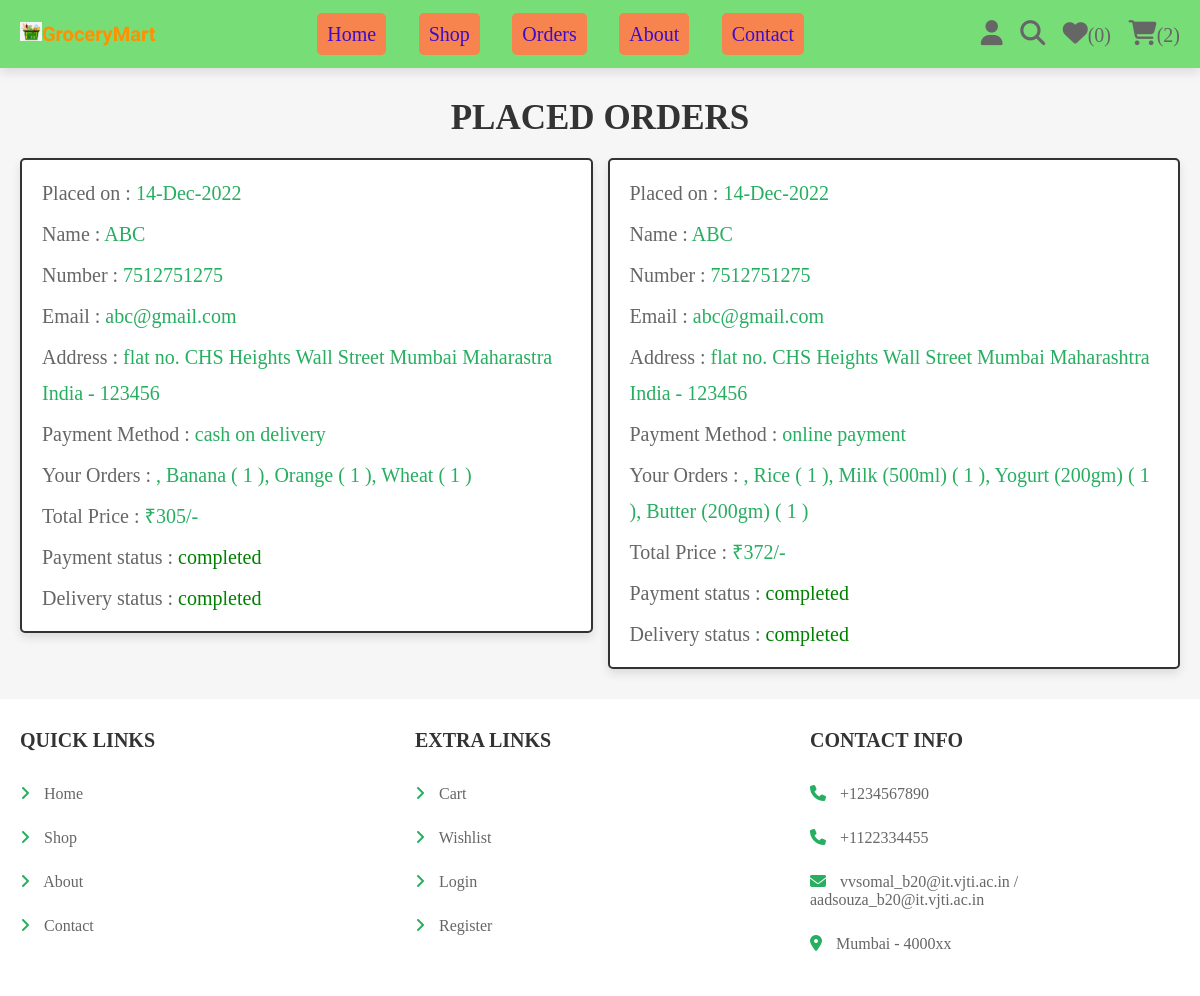
/orders.php (signed in), run on the app's committed database.
### tables this page shows
CREATE TABLE `orders` (
  `id` int(100) NOT NULL,
  `user_id` int(100) NOT NULL,
  `name` varchar(100) NOT NULL,
  `number` varchar(12) NOT NULL,
  `email` varchar(100) NOT NULL,
  `method` varchar(50) NOT NULL,
  `address` varchar(500) NOT NULL,
  `total_products` varchar(1000) NOT NULL,
  `total_price` int(100) NOT NULL,
  `placed_on` varchar(50) NOT NULL,
  `payment_status` varchar(20) NOT NULL DEFAULT 'pending',
  `delivery_status` varchar(20) NOT NULL DEFAULT 'pending'
);

### orders.php (the view, shortened to what this page needs)
<?php
@include 'config.php';
$user_id = $_SESSION['user_id'];
?>
<!DOCTYPE html>
<html lang="en">
<head>
   <link rel="stylesheet" href="https://cdnjs.cloudflare.com/ajax/libs/font-awesome/6.1.1/css/all.min.css">
   <link rel="stylesheet" href="css/style.css">
</head>
<body>
<?php include 'header.php'; ?>
<section class="placed-orders">
   <h1 class="title">Placed orders</h1>
   <div class="box-container">
   <?php
      $select_orders = $conn->prepare("SELECT * FROM `orders` WHERE user_id = ?");
      $select_orders->execute([$user_id]);
      if($select_orders->rowCount() > 0){
         while($fetch_orders = $select_orders->fetch(PDO::FETCH_ASSOC)){
   ?>
   <div class="box">
      <p> Placed on : <span><?= $fetch_orders['placed_on']; ?></span> </p>
      <p> Name : <span><?= $fetch_orders['name']; ?></span> </p>
      <p> Number : <span><?= $fetch_orders['number']; ?></span> </p>
      <p> Email : <span><?= $fetch_orders['email']; ?></span> </p>
      <p> Address : <span><?= $fetch_orders['address']; ?></span> </p>
      <p> Payment Method : <span><?= $fetch_orders['method']; ?></span> </p>
      <p> Your Orders : <span><?= $fetch_orders['total_products']; ?></span> </p>
      <p> Total Price : <span>₹<?= $fetch_orders['total_price']; ?>/-</span> </p>
      <p> Payment status : <span style="color:<?php if($fetch_orders['payment_status'] == 'pending'){ echo 'red'; }else{ echo 'green'; }; ?>"><?= $fetch_orders['payment_status']; ?></span> </p>
      <p> Delivery status : <span style="color:<?php if($fetch_orders['delivery_status'] == 'pending'){ echo 'red'; }else{ echo 'green'; }; ?>"><?= $fetch_orders['delivery_status']; ?></span> </p>
   </div>
   <?php
      }
   }else{
      echo '<p class="empty">no orders placed yet!</p>';
   }
   ?>
   </div>
</section>
<?php include 'footer.php'; ?>
</body>
</html>

### css/style.css (style rules this page uses)
.placed-orders .box-container { display: flex; flex-wrap: wrap; gap:1.5rem; align-items: flex-start; }
.placed-orders .box-container .box { padding:1rem 2rem; flex:1 1 40rem; border:var(--border); background-color: var(--white); box-shadow: var(--box-shadow); border-radius: .5rem; }
.placed-orders .box-container .box p { margin:.5rem 0; line-height: 1.8; font-size: 2rem; color:var(--light-color); }
.placed-orders .box-container .box p span { color:var(--green); }

### css/components.css (style rules this page uses)
:root { --green:#27ae60; --orange:#f39c12; --red:#e74c3c; --black:#333; --light-color:#666; --white:#fff; --light-bg:#f6f6f6; --border:.2rem solid var(--black); --box-shadow:0 .5rem 1rem rgba(0,0,0,.1); }
* { font-family:Georgia, 'Times New Roman', Times, serif; margin:0; padding:0; box-sizing: border-box; outline: none; border:none; text-decoration: none; color:var(--black); }
body { background-color: var(--light-bg); }
html { font-size: 62.5%; overflow-x: hidden; scroll-behavior: smooth; scroll-padding-top: 6.5rem; }
section { padding:3rem 2rem; max-width: 1200px; margin:0 auto; }
.title { text-align: center; margin-bottom: 2rem; text-transform: uppercase; color:var(--black); font-size: 3.5rem; }

### data on the page
orders: placed_on "14-Dec-2022", name "ABC", number "7512751275", email "abc@gmail.com", address "flat no. CHS Heights Wall Street Mumbai Maharastra India - 123456", method "cash on delivery", total_products ", Banana ( 1 ), Orange ( 1 ), Wheat ( 1 )", total_price "305", payment_status "completed", delivery_status "completed"
orders: placed_on "14-Dec-2022", name "ABC", number "7512751275", email "abc@gmail.com", address "flat no. CHS Heights Wall Street Mumbai Maharashtra India - 123456", method "online payment", total_products ", Rice ( 1 ), Milk (500ml) ( 1 ), Yogurt (200gm) ( 1 ), Butter (200gm) ( 1 )", total_price "372", payment_status "completed", delivery_status "completed"

### other printed values
$count_wishlist_items->rowCount() "0"
$count_cart_items->rowCount() "2"
